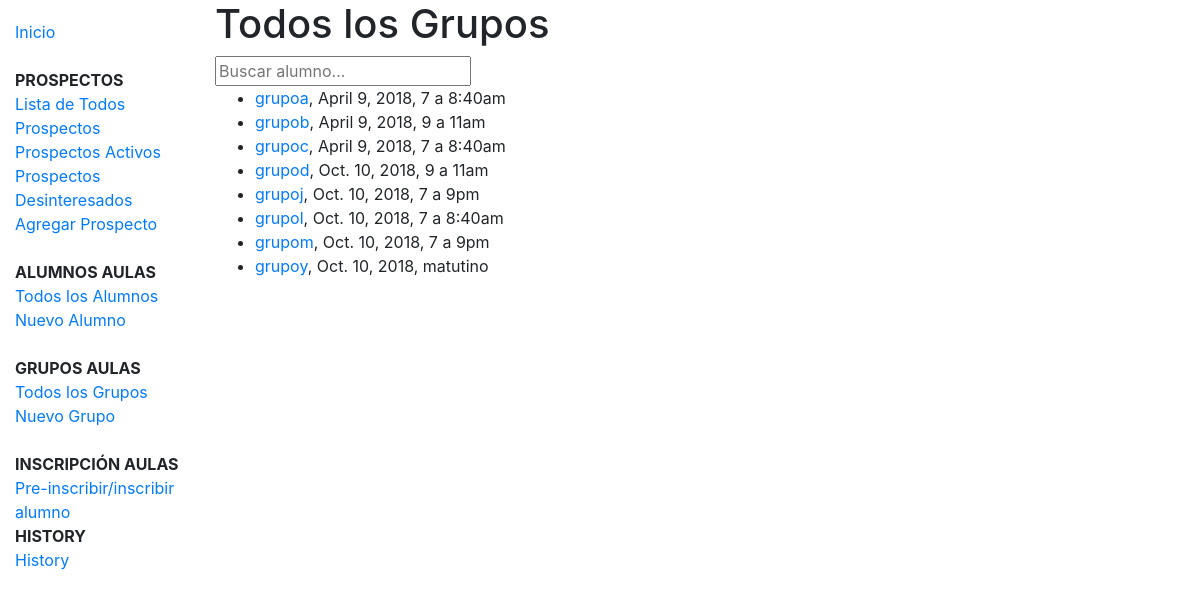
The app's page /grupos/grupos/, older data.
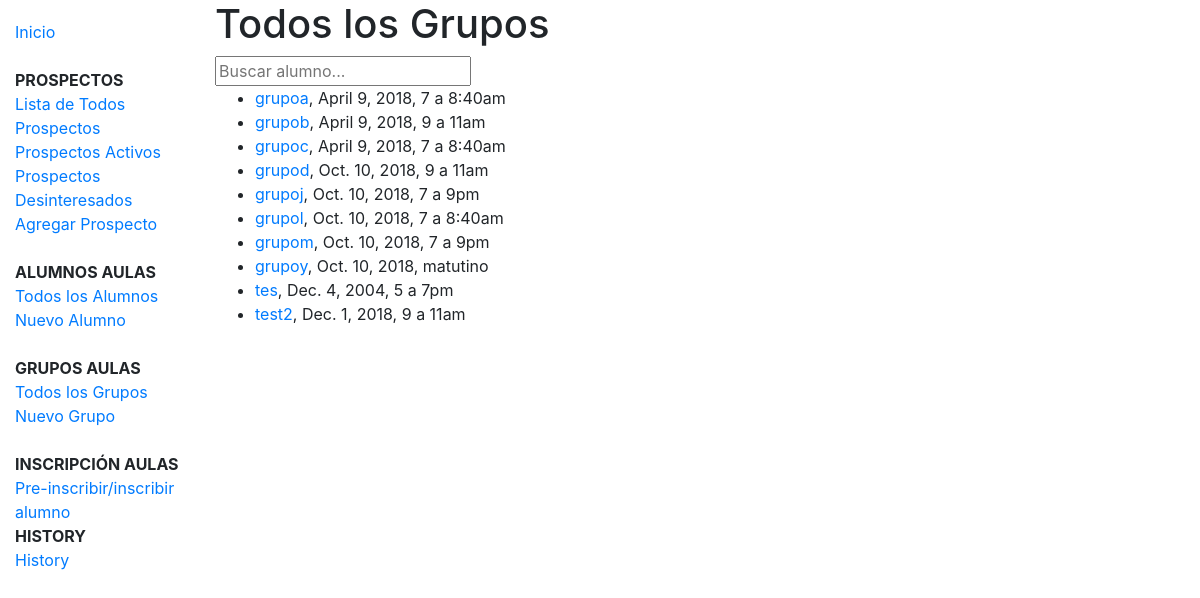
The same page, newer data.
### grupos/models.py (models this page shows, shortened)
class Grupo(models.Model):
    nombre = models.CharField(max_length=100, unique=True)
    fecha_inicio = models.DateField(null=True, blank=True)
    idioma = models.ForeignKey(Idioma, on_delete=models.SET_NULL, null=True)
    nivel = models.ForeignKey(Nivel, on_delete=models.SET_NULL, null=True)
    horario = models.ForeignKey('Horario', on_delete=models.SET_NULL, null=True)
    profesor = models.ForeignKey('Profesor', on_delete=models.SET_NULL, null=True)
    salon = models.ForeignKey('Salon', on_delete=models.SET_NULL, null=True)
    members = models.ManyToManyField('Alumno',related_name='preubanormal', through='Membership')
    def get_absolute_url(self):
        return reverse('grupo-detail', kwargs={'pk': self.pk})

class Horario(models.Model):
    name = models.CharField(max_length=100, help_text="Ingresa el horario")
    def __str__(self):
        return self.name

### grupos/views.py (the view, shortened to what this page needs)
# urls.py: path('grupos/', views.grupos_list, name='grupos'),
def grupos_list(request):
    query = request.GET.get('q', None)
    qs = Grupo.objects.all().order_by('nombre')
    context =  {
        "object_list": qs,
    }
    template = 'grupos/grupo_list.html'
    return render(request, template, context)

### grupos/templates/grupos/grupo_list.html
{% extends "base_generic.html" %}
{% block content %}
    <h1>Todos los Grupos</h1>
    <form method='GET' action='/grupos/grupos/'>
      <input type='text' value="{{request.GET.q}}" name='q' placeholder='Buscar alumno...'>
    </form>
    {% if object_list %}
    <ul>
      {% for grupo in object_list %}
      <li>
        <a href="{{ grupo.get_absolute_url }}">{{ grupo.nombre }}</a>, {{grupo.fecha_inicio}}, {{grupo.horario}}
      </li>
      {% endfor %}
    </ul>
    {% else %}
      <p>No hay grupos.</p>
    {% endif %}
{% endblock %}

Row changes from the older to the newer data that the page shows:
added Grupo: nombre "tes", fecha_inicio "Dec. 4, 2004", horario "5 a 7pm"
added Grupo: nombre "test2", fecha_inicio "Dec. 1, 2018", horario "9 a 11am"
